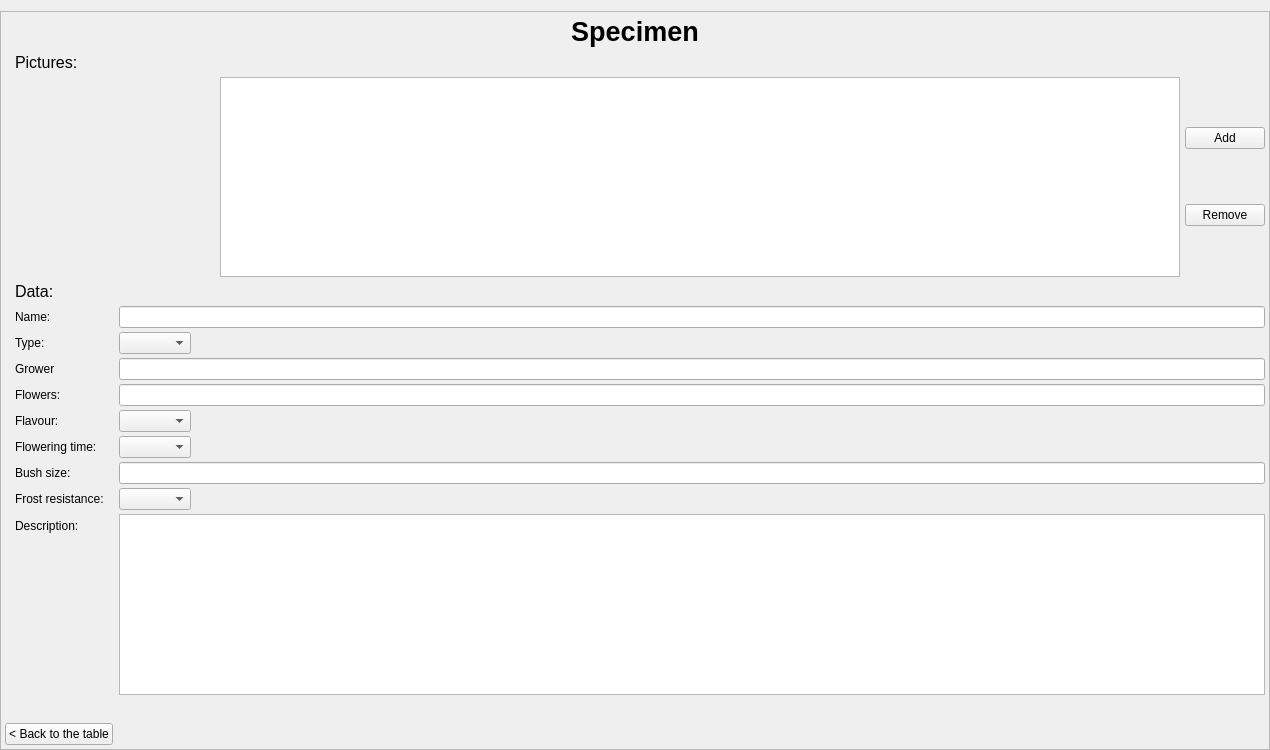
<?xml version="1.0" encoding="UTF-8"?>
<ui version="4.0">
 <class>Editor</class>
 <widget class="QWidget" name="Editor">
  <property name="geometry">
   <rect>
    <x>0</x>
    <y>0</y>
    <width>1270</width>
    <height>750</height>
   </rect>
  </property>
  <property name="font">
   <font>
    <stylestrategy>PreferAntialias</stylestrategy>
   </font>
  </property>
  <property name="windowTitle">
   <string>Form</string>
  </property>
  <layout class="QVBoxLayout" name="verticalLayout_4">
   <property name="leftMargin">
    <number>0</number>
   </property>
   <property name="rightMargin">
    <number>0</number>
   </property>
   <property name="bottomMargin">
    <number>0</number>
   </property>
   <item>
    <widget class="QFrame" name="frame">
     <property name="frameShape">
      <enum>QFrame::StyledPanel</enum>
     </property>
     <property name="frameShadow">
      <enum>QFrame::Raised</enum>
     </property>
     <layout class="QVBoxLayout" name="verticalLayout_3">
      <property name="margin">
       <number>4</number>
      </property>
      <item>
       <widget class="QLabel" name="title">
        <property name="font">
         <font>
          <pointsize>20</pointsize>
          <weight>75</weight>
          <italic>false</italic>
          <bold>true</bold>
          <stylestrategy>PreferAntialias</stylestrategy>
         </font>
        </property>
        <property name="frameShadow">
         <enum>QFrame::Raised</enum>
        </property>
        <property name="text">
         <string>Specimen</string>
        </property>
        <property name="alignment">
         <set>Qt::AlignCenter</set>
        </property>
        <property name="margin">
         <number>15</number>
        </property>
       </widget>
      </item>
      <item>
       <layout class="QVBoxLayout" name="verticalLayout_2">
        <property name="spacing">
         <number>5</number>
        </property>
        <property name="leftMargin">
         <number>10</number>
        </property>
        <item>
         <widget class="QLabel" name="label_12">
          <property name="font">
           <font>
            <pointsize>12</pointsize>
           </font>
          </property>
          <property name="text">
           <string>Pictures:</string>
          </property>
         </widget>
        </item>
        <item>
         <layout class="QHBoxLayout" name="horizontalLayout_2">
          <item>
           <widget class="QPushButton" name="mainPhoto">
            <property name="minimumSize">
             <size>
              <width>200</width>
              <height>200</height>
             </size>
            </property>
            <property name="maximumSize">
             <size>
              <width>200</width>
              <height>200</height>
             </size>
            </property>
            <property name="toolTip">
             <string>Open gallery</string>
            </property>
            <property name="text">
             <string/>
            </property>
            <property name="icon">
             <iconset resource="app.qrc">
              <normaloff>:/icons/image</normaloff>:/icons/image</iconset>
            </property>
            <property name="iconSize">
             <size>
              <width>128</width>
              <height>128</height>
             </size>
            </property>
            <property name="flat">
             <bool>true</bool>
            </property>
           </widget>
          </item>
          <item>
           <widget class="QListWidget" name="listWidget">
            <property name="sizePolicy">
             <sizepolicy hsizetype="Expanding" vsizetype="Expanding">
              <horstretch>0</horstretch>
              <verstretch>0</verstretch>
             </sizepolicy>
            </property>
            <property name="toolTip">
             <string>Click on image to set as main. Double click to enlarge.</string>
            </property>
            <property name="editTriggers">
             <set>QAbstractItemView::NoEditTriggers</set>
            </property>
            <property name="iconSize">
             <size>
              <width>80</width>
              <height>80</height>
             </size>
            </property>
            <property name="movement">
             <enum>QListView::Static</enum>
            </property>
            <property name="flow">
             <enum>QListView::LeftToRight</enum>
            </property>
            <property name="isWrapping" stdset="0">
             <bool>true</bool>
            </property>
            <property name="resizeMode">
             <enum>QListView::Adjust</enum>
            </property>
            <property name="viewMode">
             <enum>QListView::IconMode</enum>
            </property>
            <property name="selectionRectVisible">
             <bool>true</bool>
            </property>
           </widget>
          </item>
          <item>
           <layout class="QVBoxLayout" name="verticalLayout">
            <item>
             <widget class="QPushButton" name="addPhoto">
              <property name="text">
               <string>Add</string>
              </property>
              <property name="icon">
               <iconset resource="app.qrc">
                <normaloff>:/icons/plus</normaloff>:/icons/plus</iconset>
              </property>
             </widget>
            </item>
            <item>
             <widget class="QPushButton" name="removePhoto">
              <property name="text">
               <string>Remove</string>
              </property>
              <property name="icon">
               <iconset resource="app.qrc">
                <normaloff>:/icons/minus</normaloff>:/icons/minus</iconset>
              </property>
             </widget>
            </item>
           </layout>
          </item>
         </layout>
        </item>
        <item>
         <widget class="QLabel" name="label_13">
          <property name="font">
           <font>
            <pointsize>12</pointsize>
           </font>
          </property>
          <property name="text">
           <string>Data:</string>
          </property>
         </widget>
        </item>
        <item>
         <layout class="QFormLayout" name="formLayout">
          <property name="fieldGrowthPolicy">
           <enum>QFormLayout::ExpandingFieldsGrow</enum>
          </property>
          <property name="horizontalSpacing">
           <number>15</number>
          </property>
          <property name="verticalSpacing">
           <number>4</number>
          </property>
          <item row="0" column="0">
           <widget class="QLabel" name="label_3">
            <property name="text">
             <string>Name:</string>
            </property>
           </widget>
          </item>
          <item row="0" column="1">
           <widget class="QLineEdit" name="name"/>
          </item>
          <item row="1" column="0">
           <widget class="QLabel" name="label_4">
            <property name="text">
             <string>Type:</string>
            </property>
           </widget>
          </item>
          <item row="1" column="1">
           <widget class="QComboBox" name="type"/>
          </item>
          <item row="2" column="0">
           <widget class="QLabel" name="label">
            <property name="text">
             <string>Grower</string>
            </property>
           </widget>
          </item>
          <item row="2" column="1">
           <widget class="QLineEdit" name="grower"/>
          </item>
          <item row="3" column="0">
           <widget class="QLabel" name="label_5">
            <property name="text">
             <string>Flowers:</string>
            </property>
           </widget>
          </item>
          <item row="3" column="1">
           <widget class="QLineEdit" name="flowers"/>
          </item>
          <item row="4" column="0">
           <widget class="QLabel" name="label_6">
            <property name="text">
             <string>Flavour:</string>
            </property>
           </widget>
          </item>
          <item row="4" column="1">
           <widget class="QComboBox" name="flavour"/>
          </item>
          <item row="5" column="0">
           <widget class="QLabel" name="label_7">
            <property name="text">
             <string>Flowering time:</string>
            </property>
           </widget>
          </item>
          <item row="5" column="1">
           <widget class="QComboBox" name="flowering"/>
          </item>
          <item row="6" column="0">
           <widget class="QLabel" name="label_8">
            <property name="text">
             <string>Bush size:</string>
            </property>
           </widget>
          </item>
          <item row="6" column="1">
           <widget class="QLineEdit" name="bush"/>
          </item>
          <item row="7" column="0">
           <widget class="QLabel" name="label_9">
            <property name="text">
             <string>Frost resistance:</string>
            </property>
           </widget>
          </item>
          <item row="7" column="1">
           <widget class="QComboBox" name="frost"/>
          </item>
          <item row="9" column="1">
           <widget class="QWidget" name="widget" native="true">
            <layout class="QHBoxLayout" name="horizontalLayout"/>
           </widget>
          </item>
          <item row="8" column="0">
           <widget class="QLabel" name="label_10">
            <property name="text">
             <string>Description:</string>
            </property>
           </widget>
          </item>
          <item row="8" column="1">
           <widget class="QTextBrowser" name="desc">
            <property name="sizeIncrement">
             <size>
              <width>0</width>
              <height>12</height>
             </size>
            </property>
            <property name="readOnly">
             <bool>false</bool>
            </property>
           </widget>
          </item>
         </layout>
        </item>
       </layout>
      </item>
      <item>
       <layout class="QHBoxLayout" name="horizontalLayout_4">
        <item>
         <widget class="QPushButton" name="backToTable">
          <property name="text">
           <string>&lt; Back to the table</string>
          </property>
         </widget>
        </item>
        <item>
         <spacer name="horizontalSpacer">
          <property name="orientation">
           <enum>Qt::Horizontal</enum>
          </property>
          <property name="sizeHint" stdset="0">
           <size>
            <width>40</width>
            <height>20</height>
           </size>
          </property>
         </spacer>
        </item>
       </layout>
      </item>
     </layout>
    </widget>
   </item>
  </layout>
 </widget>
 <tabstops>
  <tabstop>listWidget</tabstop>
  <tabstop>addPhoto</tabstop>
  <tabstop>removePhoto</tabstop>
  <tabstop>name</tabstop>
  <tabstop>type</tabstop>
  <tabstop>flowers</tabstop>
  <tabstop>flavour</tabstop>
  <tabstop>flowering</tabstop>
  <tabstop>bush</tabstop>
  <tabstop>frost</tabstop>
  <tabstop>desc</tabstop>
 </tabstops>
 <resources>
  <include location="app.qrc"/>
 </resources>
 <connections/>
</ui>
